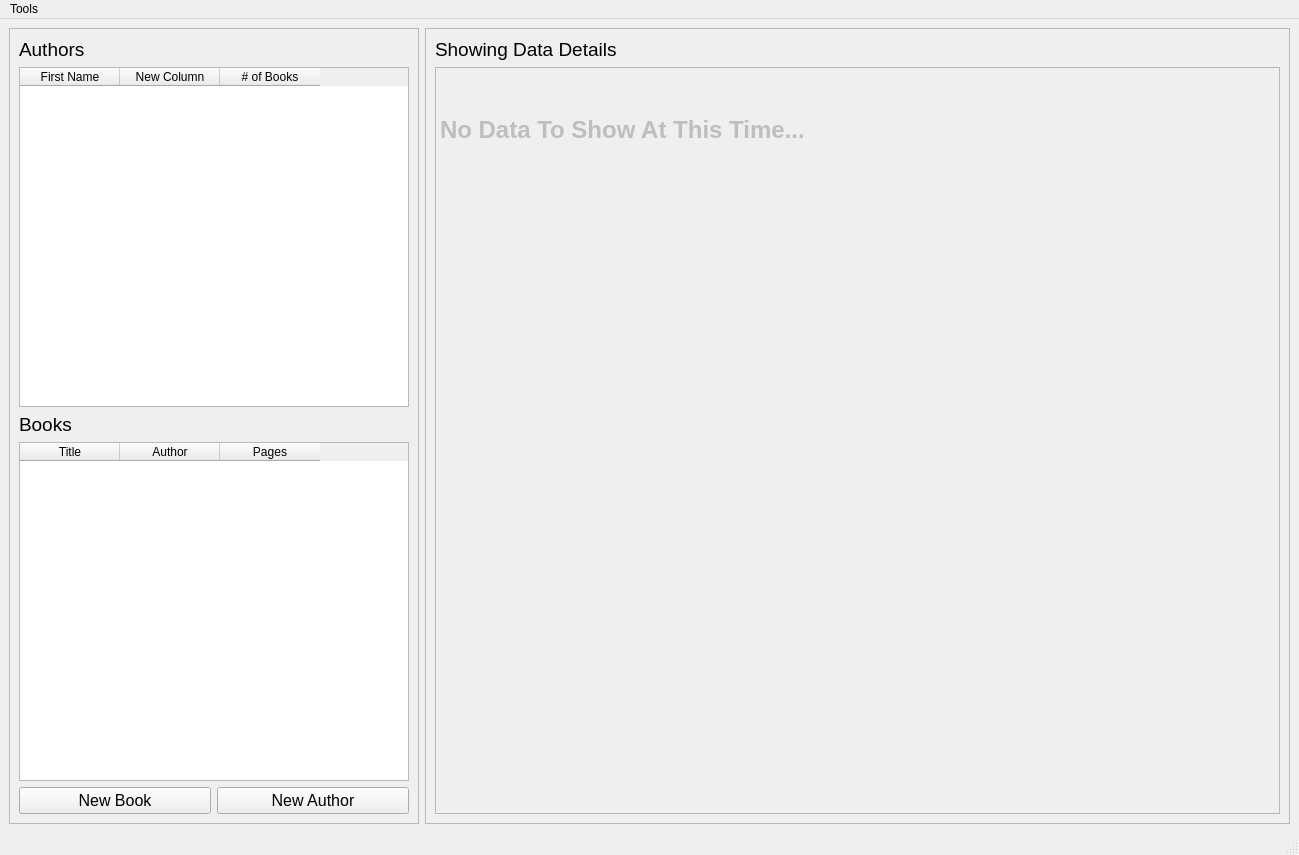
<?xml version="1.0" encoding="UTF-8"?>
<ui version="4.0">
 <class>MainWindow</class>
 <widget class="QMainWindow" name="MainWindow">
  <property name="geometry">
   <rect>
    <x>0</x>
    <y>0</y>
    <width>1299</width>
    <height>855</height>
   </rect>
  </property>
  <property name="windowTitle">
   <string>Books and Authors</string>
  </property>
  <widget class="QWidget" name="centralwidget">
   <layout class="QHBoxLayout" name="horizontalLayout">
    <item>
     <widget class="QFrame" name="frameDbDisplay">
      <property name="minimumSize">
       <size>
        <width>410</width>
        <height>0</height>
       </size>
      </property>
      <property name="frameShape">
       <enum>QFrame::StyledPanel</enum>
      </property>
      <property name="frameShadow">
       <enum>QFrame::Raised</enum>
      </property>
      <layout class="QGridLayout" name="gridLayout">
       <item row="2" column="0">
        <widget class="QLabel" name="labelBooks">
         <property name="font">
          <font>
           <pointsize>14</pointsize>
          </font>
         </property>
         <property name="text">
          <string>Books</string>
         </property>
        </widget>
       </item>
       <item row="4" column="1">
        <widget class="QPushButton" name="getAuthorFormBtn">
         <property name="font">
          <font>
           <pointsize>12</pointsize>
          </font>
         </property>
         <property name="statusTip">
          <string>Create a new Author...</string>
         </property>
         <property name="text">
          <string>New Author</string>
         </property>
        </widget>
       </item>
       <item row="0" column="0">
        <widget class="QLabel" name="labelAuthors">
         <property name="font">
          <font>
           <pointsize>14</pointsize>
          </font>
         </property>
         <property name="text">
          <string>Authors</string>
         </property>
        </widget>
       </item>
       <item row="3" column="0" colspan="2">
        <widget class="QTableWidget" name="tableBooks">
         <property name="statusTip">
          <string>Click on a Book to view details...</string>
         </property>
         <column>
          <property name="text">
           <string>Title</string>
          </property>
         </column>
         <column>
          <property name="text">
           <string>Author</string>
          </property>
         </column>
         <column>
          <property name="text">
           <string>Pages</string>
          </property>
         </column>
        </widget>
       </item>
       <item row="4" column="0">
        <widget class="QPushButton" name="getBookFormBtn">
         <property name="font">
          <font>
           <pointsize>12</pointsize>
          </font>
         </property>
         <property name="statusTip">
          <string>Create a new Book...</string>
         </property>
         <property name="text">
          <string>New Book</string>
         </property>
        </widget>
       </item>
       <item row="1" column="0" colspan="2">
        <widget class="QTableWidget" name="tableAuthors">
         <property name="statusTip">
          <string>Click on an Author to view details...</string>
         </property>
         <column>
          <property name="text">
           <string>First Name</string>
          </property>
         </column>
         <column>
          <property name="text">
           <string>New Column</string>
          </property>
         </column>
         <column>
          <property name="text">
           <string># of Books</string>
          </property>
         </column>
        </widget>
       </item>
      </layout>
     </widget>
    </item>
    <item>
     <widget class="QFrame" name="frameDisplay">
      <property name="frameShape">
       <enum>QFrame::StyledPanel</enum>
      </property>
      <property name="frameShadow">
       <enum>QFrame::Raised</enum>
      </property>
      <layout class="QVBoxLayout" name="verticalLayout">
       <item>
        <widget class="QLabel" name="labelDisplay">
         <property name="font">
          <font>
           <pointsize>14</pointsize>
          </font>
         </property>
         <property name="text">
          <string>Showing Data Details</string>
         </property>
        </widget>
       </item>
       <item>
        <widget class="QTextBrowser" name="instanceDisplay">
         <property name="enabled">
          <bool>false</bool>
         </property>
         <property name="cursor" stdset="0">
          <cursorShape>ForbiddenCursor</cursorShape>
         </property>
         <property name="statusTip">
          <string>Display Only...</string>
         </property>
         <property name="html">
          <string>&lt;!DOCTYPE HTML PUBLIC &quot;-//W3C//DTD HTML 4.0//EN&quot; &quot;http://www.w3.org/TR/REC-html40/strict.dtd&quot;&gt;
&lt;html&gt;&lt;head&gt;&lt;meta name=&quot;qrichtext&quot; content=&quot;1&quot; /&gt;&lt;style type=&quot;text/css&quot;&gt;
p, li { white-space: pre-wrap; }
&lt;/style&gt;&lt;/head&gt;&lt;body style=&quot; font-family:'MS Shell Dlg 2'; font-size:7.8pt; font-weight:400; font-style:normal;&quot;&gt;
&lt;p style=&quot; margin-top:0px; margin-bottom:0px; margin-left:0px; margin-right:0px; -qt-block-indent:0; text-indent:0px;&quot;&gt;    &lt;/p&gt;
&lt;p style=&quot; margin-top:0px; margin-bottom:0px; margin-left:0px; margin-right:0px; -qt-block-indent:0; text-indent:0px;&quot;&gt;    &lt;/p&gt;
&lt;h1 style=&quot; margin-top:18px; margin-bottom:12px; margin-left:0px; margin-right:0px; -qt-block-indent:0; text-indent:0px;&quot;&gt;&lt;span style=&quot; font-size:xx-large; font-weight:600;&quot;&gt;No Data To Show At This Time...  &lt;/span&gt;&lt;/h1&gt;&lt;/body&gt;&lt;/html&gt;</string>
         </property>
        </widget>
       </item>
      </layout>
     </widget>
    </item>
   </layout>
  </widget>
  <widget class="QMenuBar" name="menubar">
   <property name="geometry">
    <rect>
     <x>0</x>
     <y>0</y>
     <width>1299</width>
     <height>26</height>
    </rect>
   </property>
   <widget class="QMenu" name="menuTools">
    <property name="title">
     <string>Tools</string>
    </property>
    <addaction name="actionCreate_New_Author"/>
    <addaction name="actionCreate_New_Book"/>
    <addaction name="actionRefresh_Data"/>
   </widget>
   <addaction name="menuTools"/>
  </widget>
  <widget class="QStatusBar" name="statusbar"/>
  <action name="actionCreate_New_Author">
   <property name="text">
    <string>Create New Author</string>
   </property>
   <property name="statusTip">
    <string>Create a new Author...</string>
   </property>
  </action>
  <action name="actionCreate_New_Book">
   <property name="text">
    <string>Create New Book</string>
   </property>
   <property name="statusTip">
    <string>Create a new Book...</string>
   </property>
  </action>
  <action name="actionRefresh_Data">
   <property name="text">
    <string>Refresh Data</string>
   </property>
   <property name="statusTip">
    <string>Update Table Data...</string>
   </property>
  </action>
 </widget>
 <resources/>
 <connections/>
</ui>
